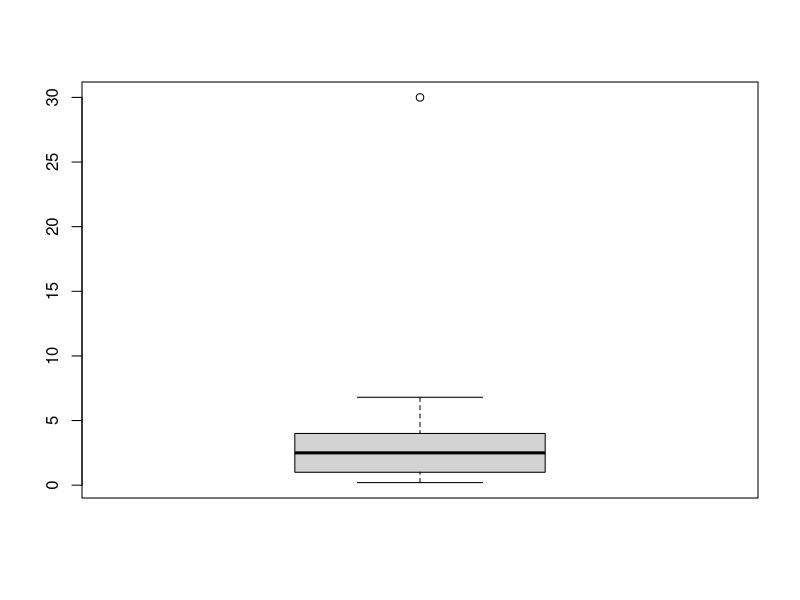
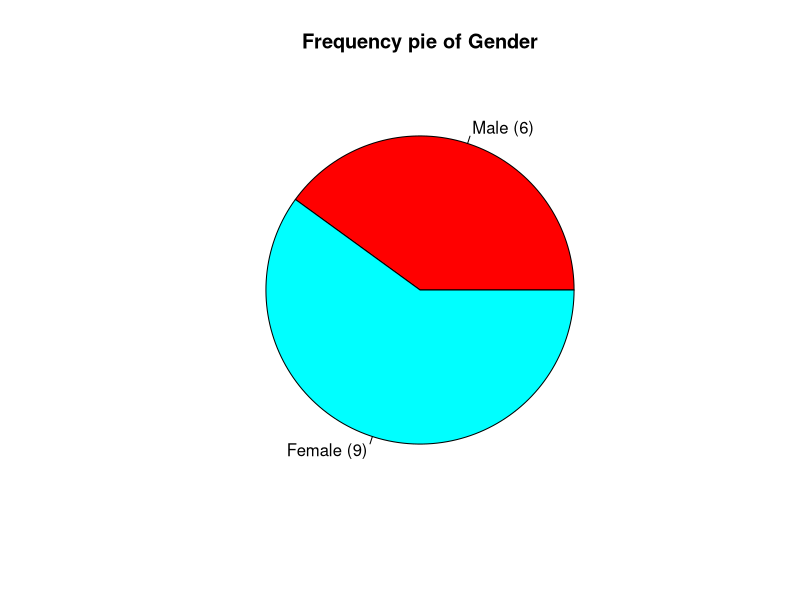
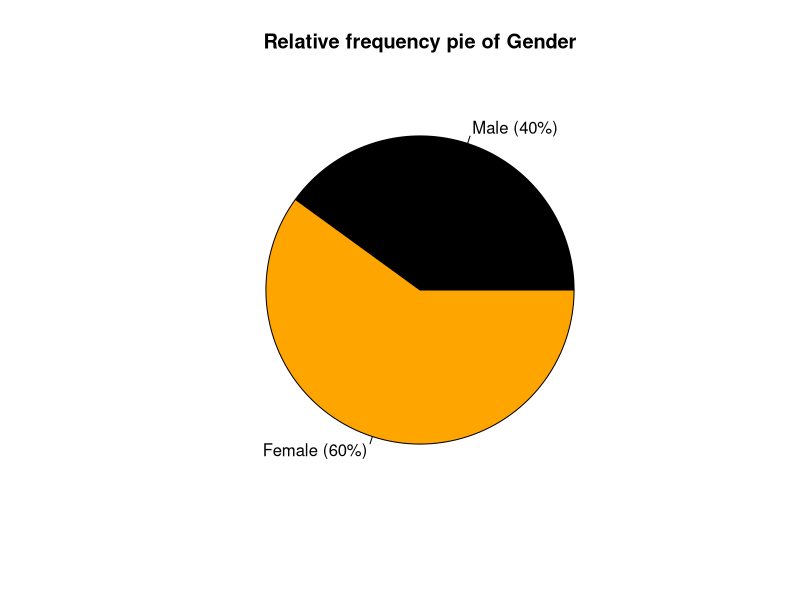
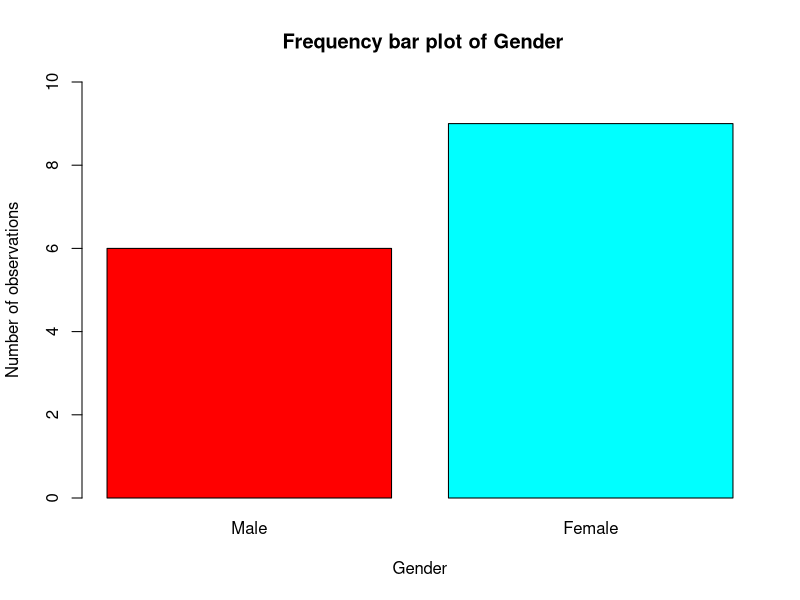
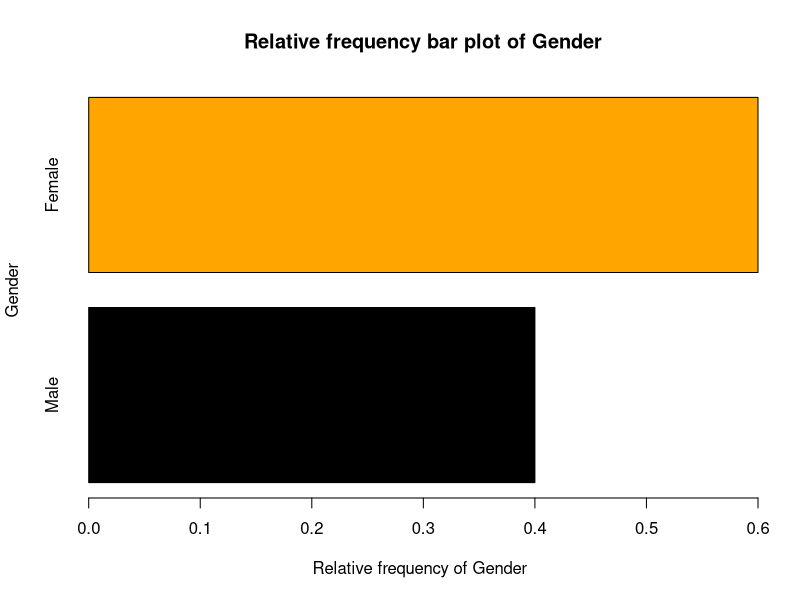
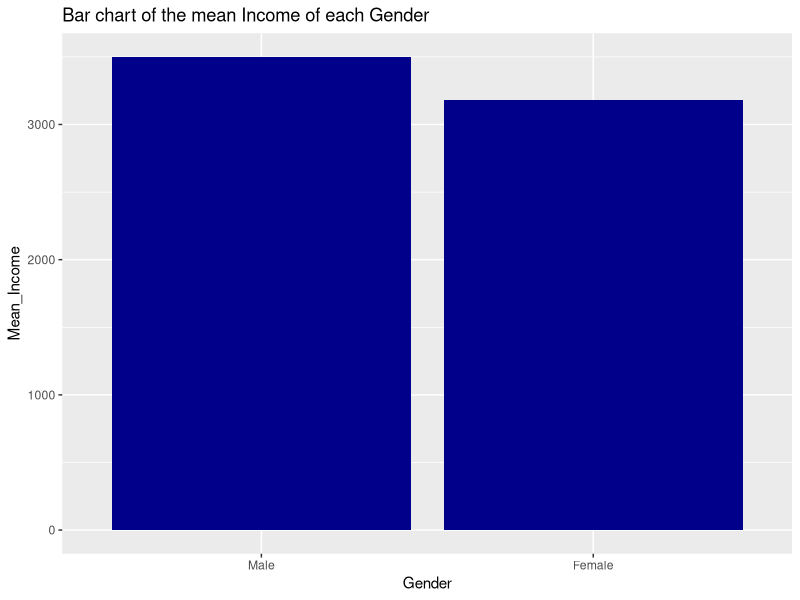
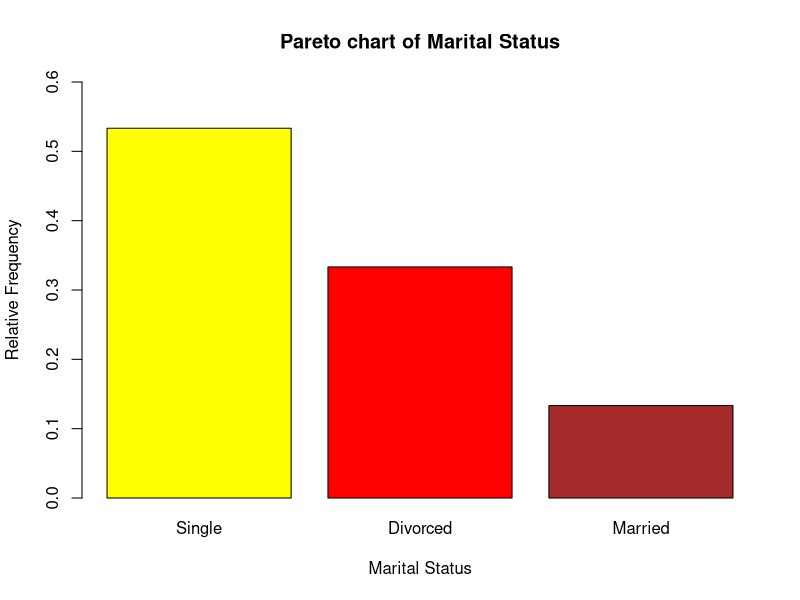
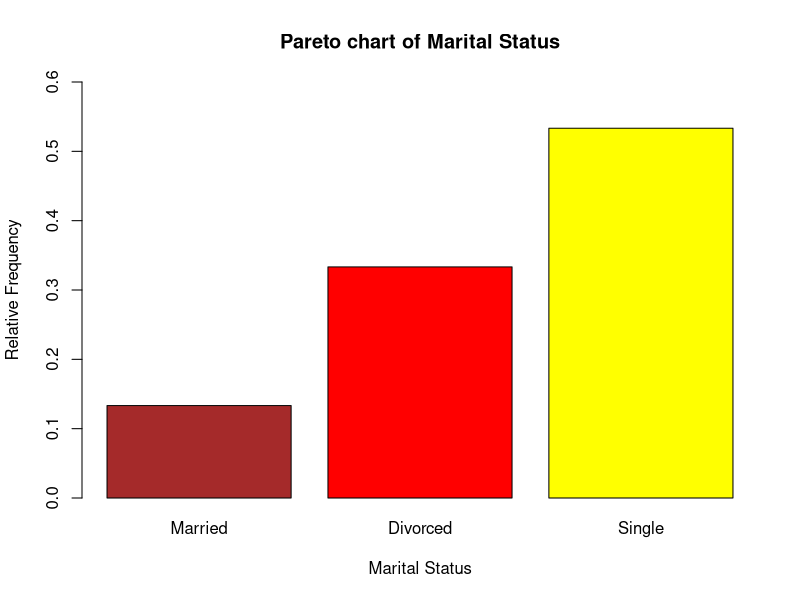

Here is the R script that generated these plots, in order:
#Libraries ----
library(dplyr)
library(ggplot2)

#Creation of the dataset ----
Income<-c(6000,5000,4000,2500,3500,3300,1500,
          3200,3800,3000,2000,4150,3700,2750,1250)
Taxes<-c(900,700,500,350,400,390,200,380,480,370,240,520,410,360,180)
Gender<-c("Male","Female","Male","Female","Female","Female",
          "Female","Male","Male","Female","Female","Female","Female","Male","Male")
Gender<-factor(Gender,levels = c("Male","Female"))
Country<-c("Greece","England","Spain","Poland","Russia","Russia",
           "England","Germany","Germany","Germany","Germany",
           "England","Germany","Greece","England")
Country<-factor(Country,levels = c("Greece","England",
                                   "Spain","Poland","Russia","Germany"))
maritalstatus<-c("Single","Married","Divorced","Single","Single",
                 "Single","Single","Single","Single","Single","Married",
                 "Divorced","Divorced","Divorced","Divorced")
maritalstatus<-factor(maritalstatus,
                      levels = c("Single","Divorced","Married"))
numberofkids<-c(4,5,1,1,1,2,3,2,0,0,0,0,0,0,0)
df<-data.frame(Income,Taxes,Gender,Country,maritalstatus,numberofkids)
names(df)<-c("Income","Taxes","Gender",
             "Country","Marital Status","Number_of_kids")
df

#Boxplot with a potential outliers ----
V1 <- c(2,3,3.6,0.3,1,0.8,5,4,2,2.8,6.8,0.5,4.1,0.2,2.5,1.1,30)
boxplot(V1)

#Frequency pie chart ----
frequencytable<-count(df, "Gender")
slices<-c(6,9)
lbls <- c("Male (6)", "Female (9)")
pie(slices, labels = lbls, main="Frequency pie of Gender", 
    col=rainbow(length(lbls)))

#Relative frequency pie chart ----
frequencytable<-count(df, "Gender")
slices<-c((6/15)*100,(9/15)*100)
lbls <- c("Male (40%)", "Female (60%)")
color=c("black","orange")
pie(slices, labels = lbls, 
    main="Relative frequency pie of Gender", col=color) 

#Frequency bar chart ----
counts<-table(df$Gender)
barplot(counts, main=" Frequency bar plot of Gender", 
        ylab="Number of observations",
        xlab="Gender",col=rainbow(length(lbls)),ylim=c(0,10))

#Relative frequency bar chart ----
counts<-table(df$Gender)
color=c("black","orange")
barplot(counts/nrow(df), main=" Relative frequency bar plot of Gender",
        xlab="Relative frequency of Gender",ylab="Gender",col=color,horiz=T)

  ##Mixed variable bar chart ----
maledf<-subset(df,df$Gender=="Male")
femaledf<-subset(df,df$Gender=="Female")
maledf[,1]<- maledf$Income/nrow(maledf)
femaledf[,1]<- femaledf$Income/nrow(femaledf)
meanincomedf<-rbind(maledf,femaledf)
names(meanincomedf)[1]<-c("Mean_Income")
ggplot(meanincomedf, aes(Gender, Mean_Income)) + 
  geom_bar(stat = "identity",fill = "darkblue")+
  labs(title = "Bar chart of the mean Income of each Gender")

#Descending Pareto chart ----
table(df$`Marital Status`)
counts<-table(df$`Marital Status`)
colors=c("yellow","red","brown")
barplot(counts/nrow(df), main="Pareto chart of Marital Status",
        ylab="Relative Frequency",xlab="Marital Status",col=colors,ylim = c(0,0.6))

#Ascending Pareto chart ----
maritalstatus<-factor(maritalstatus,
                      levels = c("Married","Divorced","Single"))
df[5]<-maritalstatus
table(df$`Marital Status`)
counts<-table(df$`Marital Status`)
colors=c("brown","red","yellow")
barplot(counts/nrow(df), main="Pareto chart of Marital Status",
        ylab="Relative Frequency",xlab="Marital Status",col=colors,ylim = c(0,0.6))

#Discrete variable histogram ----
ggplot(df, aes(Number_of_kids))+geom_histogram(binwidth = 1)+
  scale_x_continuous("Number of kids", breaks = seq(0,10,by = 1))+
  scale_y_continuous("Count", breaks = seq(0,10,by = 1))+
  labs(title = "Histogram of Number of kids")

#Continuous variable histogram ----
hist(df$Income,main="Histogram of Income",xlab="Income",
     ylab="Number of observations",col="purple")

#Boxplot ----
boxplot(df$Income,main="Boxplot of Income")

  ##Mixed boxplot ----
maledf<-subset(df,df$Gender=="Male")
femaledf<-subset(df,df$Gender=="Female")
boxplot(maledf$Income,femaledf$Income,
        main="Boxplots for the Income of both Genders",
        names = c("Male Income","Female Income"),col=c("blue","red"))

#Scatterplot ----
plot(df$Income, df$Taxes, main="Scatterplot Income-Taxes",
     xlab="Income",ylab="Taxes",col=c("red"))
